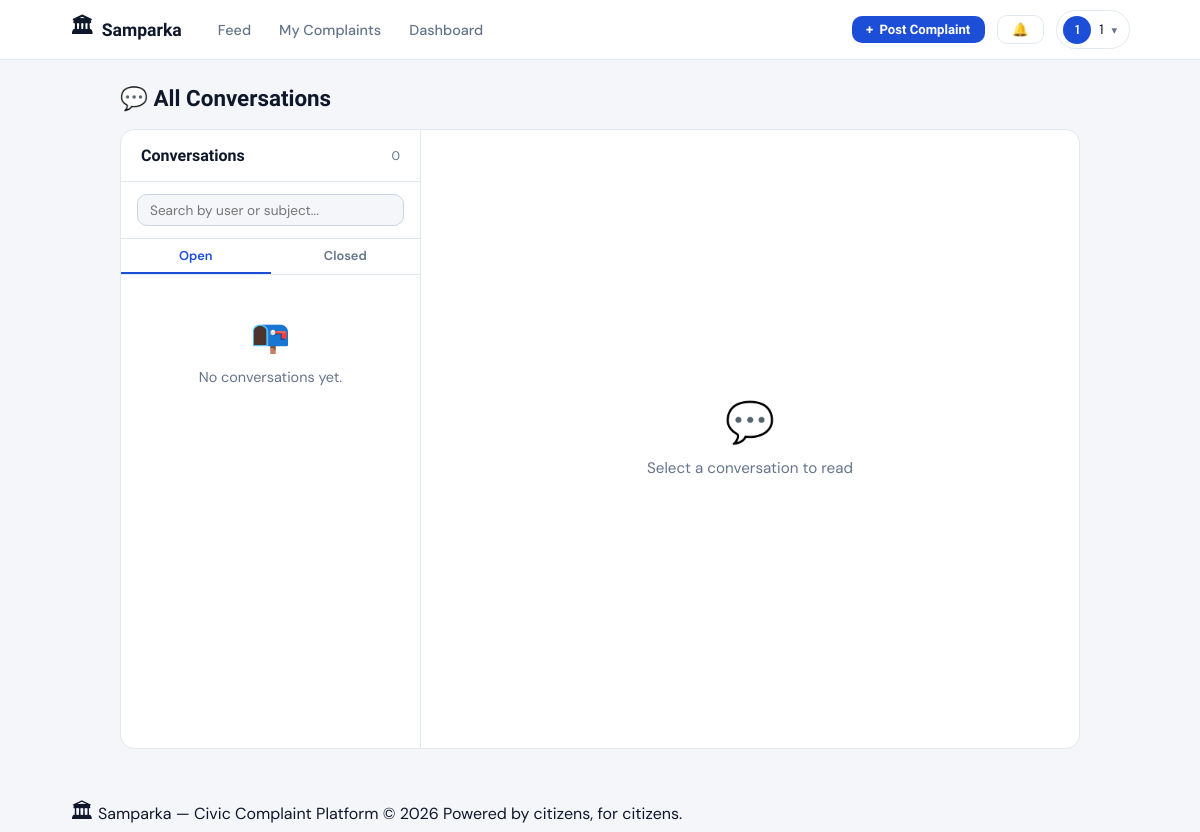
The page /messages/ (signed in) on the database as committed earlier.
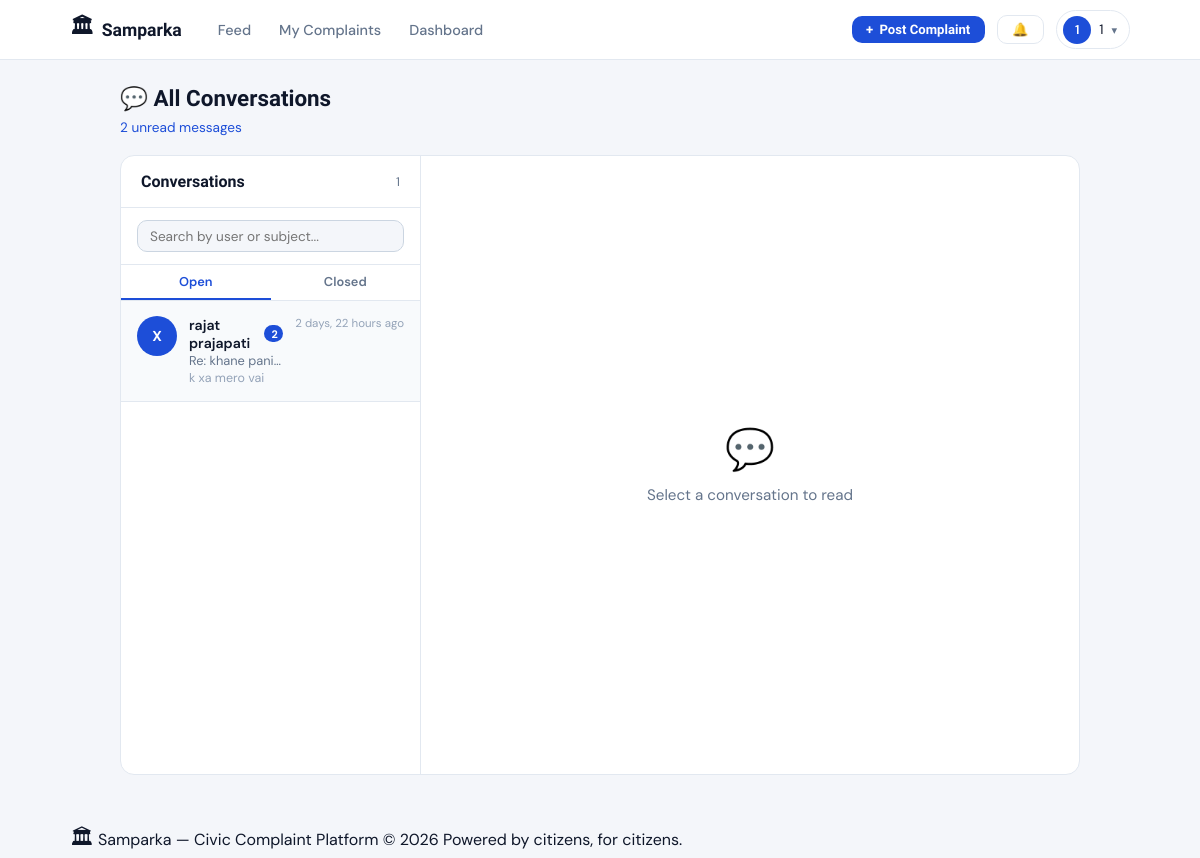
The same page on the database as committed later.
### messaging/models.py (models this page shows, shortened)
class Conversation(models.Model):
    participant_citizen = models.ForeignKey(
        settings.AUTH_USER_MODEL,
        on_delete=models.CASCADE,
        related_name='citizen_conversations'
    )
    participant_staff = models.ForeignKey(
        settings.AUTH_USER_MODEL,
        on_delete=models.CASCADE,
        related_name='staff_conversations'
    )
    complaint = models.ForeignKey(
        'complaints.Complaint',
        on_delete=models.SET_NULL,
        null=True, blank=True,
        related_name='conversations'
    )
    subject = models.CharField(max_length=200, blank=True)
    is_closed = models.BooleanField(default=False)
    created_at = models.DateTimeField(auto_now_add=True)
    updated_at = models.DateTimeField(auto_now=True)
    class Meta:
        ordering = ['-updated_at']
    def unread_count_for(self, user):
        return self.messages.filter(is_read=False).exclude(sender=user).count()
    def last_message(self):
        return self.messages.order_by('-created_at').first()

class Message(models.Model):
    conversation = models.ForeignKey(
        Conversation,
        on_delete=models.CASCADE,
        related_name='messages'
    )
    sender = models.ForeignKey(
        settings.AUTH_USER_MODEL,
        on_delete=models.CASCADE,
        related_name='sent_messages'
    )
    body = models.TextField(max_length=2000)
    is_read = models.BooleanField(default=False)
    created_at = models.DateTimeField(auto_now_add=True)
    class Meta:
        ordering = ['created_at']

### accounts/models.py (models this page shows, shortened)
class User(AbstractUser):
    avatar = models.ImageField(upload_to='avatars/', null=True, blank=True)
    bio = models.TextField(max_length=300, blank=True)
    district = models.CharField(max_length=100, blank=True)
    ward = models.CharField(max_length=100, blank=True)
    phone = models.CharField(max_length=15, blank=True)
    is_verified = models.BooleanField(default=False)
    role = models.CharField(          # ← now inside the class
        max_length=20,
        choices=ROLE_CHOICES,
        default="user"
    )
    @property
    def display_name(self):
        if self.first_name:
            return f"{self.first_name} {self.last_name}".strip()
        return self.username

### messaging/views.py (the view)
# urls.py: path('', views.inbox, name='inbox'),
@login_required
def inbox(request):
    user = request.user
    if user.is_staff:
        conversations = Conversation.objects.select_related(
            'participant_citizen', 'participant_staff', 'complaint'
        ).prefetch_related('messages').order_by('-updated_at')
        filter_closed = request.GET.get('closed', '')
        if filter_closed == '1':
            conversations = conversations.filter(is_closed=True)
        elif filter_closed == '0' or not filter_closed:
            conversations = conversations.filter(is_closed=False)
        search = request.GET.get('q', '').strip()
        if search:
            conversations = conversations.filter(
                Q(participant_citizen__username__icontains=search) |
                Q(subject__icontains=search) |
                Q(complaint__title__icontains=search)
            )
    else:
        conversations = Conversation.objects.filter(
            participant_citizen=user
        ).select_related('participant_staff', 'complaint').prefetch_related('messages').order_by('-updated_at')
    conv_list = []
    for conv in conversations:
        conv.unread = conv.unread_count_for(user)
        conv.last_msg = conv.last_message()
        conv_list.append(conv)
    total_unread = sum(c.unread for c in conv_list)
    return render(request, 'messaging/inbox.html', {
        'conversations': conv_list,
        'total_unread': total_unread,
        'is_staff': user.is_staff,
        'filter_closed': request.GET.get('closed', '0'),
        'search': request.GET.get('q', ''),
    })

### accounts/context_processors.py (called while the page is built)
def notifications(request):
    if request.user.is_authenticated:
        return {
            'unread_count': request.user.notifications.filter(is_read=False).count()
        }
    return {'unread_count': 0}

### messaging/templates/messaging/inbox.html (shortened to what this page needs)
{% extends 'base.html' %}
{% load humanize %}
{% block content %}
<div class="container" style="max-width: 1000px;">
  <div style="display: flex; align-items: center; justify-content: space-between; margin-bottom: 1rem;">
    <div>
      <h1 style="font-family: var(--font); font-size: 1.4rem; font-weight: 700;">
        💬 {% if is_staff %}All Conversations{% else %}My Messages{% endif %}
      </h1>
      {% if total_unread > 0 %}
      <p style="font-size: 0.85rem; color: var(--brand); margin-top: 0.2rem;">{{ total_unread }} unread message{{ total_unread|pluralize }}</p>
      {% endif %}
    </div>
  </div>
  <div class="inbox-layout">
    <div class="inbox-sidebar">
      <div class="inbox-sidebar-header">
        <span class="inbox-sidebar-title">Conversations</span>
        <span style="font-size: 0.78rem; color: var(--text-muted);">{{ conversations|length }}</span>
      </div>
      {% if is_staff %}
      <div class="inbox-search">
        <form method="get">
          <input type="text" name="q" value="{{ search }}" placeholder="Search by user or subject..." />
        </form>
      </div>
      <div class="inbox-tabs">
        <a href="?closed=0{% if search %}&q={{ search }}{% endif %}" class="inbox-tab {% if filter_closed != '1' %}active{% endif %}">Open</a>
        <a href="?closed=1{% if search %}&q={{ search }}{% endif %}" class="inbox-tab {% if filter_closed == '1' %}active{% endif %}">Closed</a>
      </div>
      {% endif %}
      <div class="conv-list">
        {% for conv in conversations %}
        <a href="{% url 'messaging:conversation' pk=conv.pk %}" class="conv-item {% if conv.unread > 0 %}unread{% endif %}">
          <div class="conv-avatar" style="{% if conv.is_closed %}background: var(--text-muted);{% endif %}">
            {% if is_staff %}
              {{ conv.participant_citizen.username|first|upper }}
            {% else %}
              {{ conv.participant_staff.username|first|upper }}
            {% endif %}
          </div>
          <div class="conv-item-body">
            <div class="conv-item-name">
              {% if is_staff %}{{ conv.participant_citizen.display_name }}
              {% else %}{{ conv.participant_staff.display_name }}{% endif %}
              {% if conv.unread > 0 %}<span class="unread-badge">{{ conv.unread }}</span>{% endif %}
            </div>
            <div class="conv-item-subject">{{ conv.subject|default:"No subject" }}</div>
            {% if conv.last_msg %}
            <div class="conv-item-preview">
              {% if conv.last_msg.sender == request.user %}You: {% endif %}{{ conv.last_msg.body }}
            </div>
            {% endif %}
          </div>
          <div class="conv-item-time">{{ conv.updated_at|naturaltime }}</div>
        </a>
        {% empty %}
        <div class="inbox-empty">
          <div class="inbox-empty-icon">📭</div>
          <p>No conversations yet.</p>
        </div>
        {% endfor %}
      </div>
    </div>
    <div class="inbox-main">
      <div class="inbox-main-icon">💬</div>
      <p style="font-size: 0.95rem;">Select a conversation to read</p>
    </div>
  </div>
</div>
{% endblock %}

Rows that differ between the two databases and show on the page:
added Conversation: participant_citizen.username|first "X", participant_citizen.display_name "rajat prajapati", unread "2", subject "Re: khane pani…", last_msg.body "k xa mero vai", updated_at "2 days, 22 hours ago"
Other text that changed with them:
{{ total_unread }}: (not shown) → "2"
{{ conversations|length }}: "0" → "1"
text no longer shown: "📭 No conversations yet."
text now shown: "unread message"
